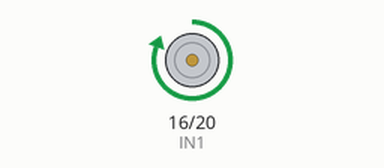
This program was run on a simulated Raspberry Pi (BCM pin numbers). Shown: motor-driver pin pairs drawn as motors (green arrow = first pin HIGH = forward, orange = second pin HIGH = backward, longer = more drive, scaled by the enable pin).

Above: at 2.5 s.
At 12.5 s:
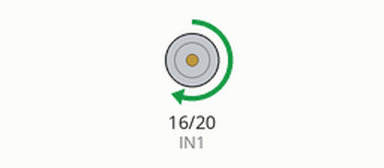
At 17.5 s:
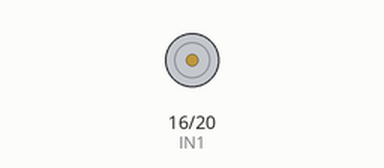
Timing chart, 0 to 26.0 s (numbered marks = the images above):
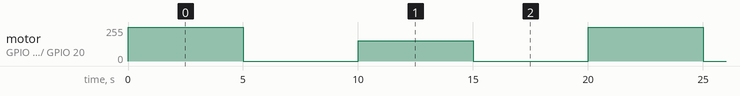

The program:

Motor_Driver.py
```python
import RPi.GPIO as GPIO
from time import sleep


GPIO.setmode(GPIO.BCM)
GPIO.setwarnings(False)
ENA,IN1,IN2 = 21,16,20

GPIO.setup(ENA,GPIO.OUT)
GPIO.setup(IN1,GPIO.OUT)
GPIO.setup(IN2,GPIO.OUT)
pwm = GPIO.PWM(ENA,100)
pwm.start(0)


while True:

    GPIO.output(IN1,GPIO.HIGH)
    GPIO.output(IN2,GPIO.LOW)
    pwm.ChangeDutyCycle(100)

    sleep(5)

    GPIO.output(IN1,GPIO.LOW)
    GPIO.output(IN2,GPIO.LOW)
    pwm.ChangeDutyCycle(0)

    sleep(5)

    GPIO.output(IN1,GPIO.HIGH)
    GPIO.output(IN2,GPIO.LOW)
    pwm.ChangeDutyCycle(60)

    sleep(5)

    GPIO.output(IN1,GPIO.LOW)
    GPIO.output(IN2,GPIO.LOW)
    pwm.ChangeDutyCycle(0)

    sleep(5)
GPIO.cleanup()
```

Measured:
- by itself, motor on GPIO 16 (IN1) / GPIO 20 (IN2): repeats every 20.0 s: stopped 5.0 s, forward 153/255 5.0 s, stopped 5.0 s, forward 255/255 5.0 s
